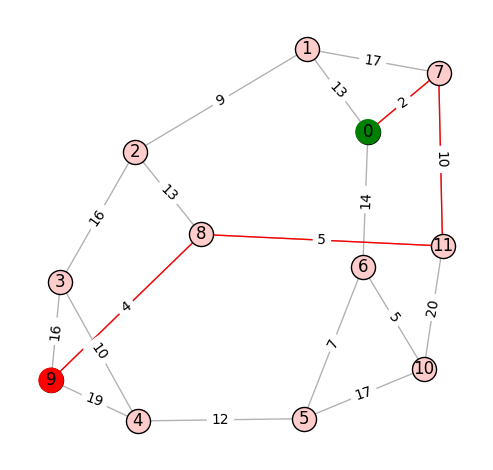

The script that saved this image:
from collections import defaultdict
import networkx as nx
from pprint import pprint


def a(g, s, t, w, lmax):
    # assert(g.has_node(s) and g.has_node(t) and s != t)
    unmarked, current_dist, wave_front, dmin, prev = __init(g, s, w, lmax)
    while 1:
        unmarked[(u := wave_front[dmin].pop())] = False
        for v in (_ for _ in g[u] if unmarked[_]):
            duv = current_dist[u] + w[u, v]
            if duv < dmin:
                dmin = duv
            if duv < current_dist[v]:
                wave_front[current_dist[v]].remove(v)
            if current_dist[v] < 0 or duv < current_dist[v]:
                current_dist[v], prev[v] = duv, u
                wave_front[current_dist[v]].add(v)
        if not wave_front[dmin]:
            try:
                dmin = next(i for i in range(dmin+1, dmin+lmax)
                            if wave_front[i])
            except StopIteration:
                break
    return current_dist


def __init(g, s, w, lmax):
    unmarked, current_dist = defaultdict(lambda: True), {v: -1 for v in g}
    unmarked[s], current_dist[s] = False, 0
    dmin, prev, wave_front = lmax, {}, defaultdict(set)
    for v in g[s]:
        current_dist[v], prev[v] = w[s, v], s
        if current_dist[v] < dmin:
            dmin = current_dist[v]
        wave_front[current_dist[v]].add(v)
    return unmarked, current_dist, wave_front, dmin, prev


def gen(mi=1, ma=20):
    g = nx.frucht_graph()
    from random import randint, seed
    seed(0)
    w = {e: randint(1, ma) for e in g.edges}
    nx.set_edge_attributes(g, w, 'weight')
    for u, v in g.edges:
        w[v, u] = w[u, v]
    return g, w


if __name__ == '__main__':
    g, w = gen()
    pprint(w)
    print(a(g, 0, 9, w, 10))

    from matplotlib import pyplot as plt
    pos = nx.spring_layout(g)
    nodes = nx.draw_networkx_nodes(g, pos, node_color='#ffcccc')
    nodes.set_edgecolor('k')

    s, t = 0, 9
    nx.draw_networkx_nodes(g, pos, nodelist=[s, t], node_color=['g', 'r'])
    sp = nx.shortest_path(g, 0, 9, weight='weight')
    nx.draw_networkx_edges(g, pos, edge_color='r',
                           edgelist=[(p, q) for p, q in zip(sp, sp[1:])])

    edges = nx.draw_networkx_edges(g, pos, alpha=0.3)
    edges.set_zorder(-10)
    nx.draw_networkx_labels(g, pos)
    nx.draw_networkx_edge_labels(g, pos, nx.get_edge_attributes(g, 'weight'))

    plt.gca().set_aspect('equal')
    plt.gca().axis('off')
    plt.tight_layout()
    # plt.savefig('sssp_intw_dijk.png', bbox_inches='tight', transparent=True)
    plt.show()
